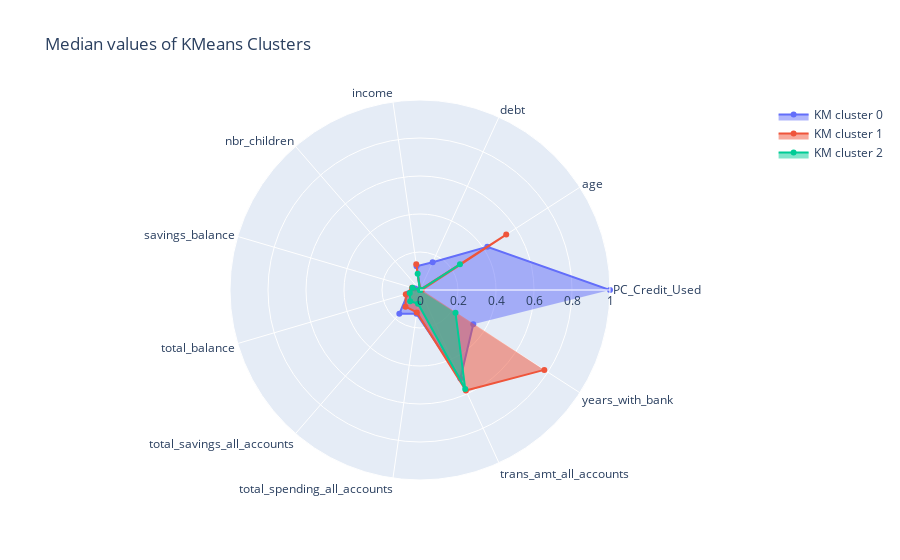

Notebook cell for this chart:
### Code cell
# Make radar plot, thus time using the median instead of mean

fig = go.Figure()

fig.add_trace(go.Scatterpolar(
      r=modelData.groupby('cluster_km').median().loc[0,categories],
      theta=categories,
      fill='toself',
      name='KM cluster 0'
))
fig.add_trace(go.Scatterpolar(
      r=modelData.groupby('cluster_km').median().loc[1,categories],
      theta=categories,
      fill='toself',
      name='KM cluster 1'
))

fig.add_trace(go.Scatterpolar(
      r=modelData.groupby('cluster_km').median().loc[2,categories],
      theta=categories,
      fill='toself',
      name='KM cluster 2'
))
fig.update_layout(title='Median values of KMeans Clusters',
  polar=dict(
    radialaxis=dict(
      visible=True,
      range=[0, 1]
    )),
  showlegend=True
)

fig.show()

### Figure 1 — Plotly figure (JSON) as saved in the notebook; plotly's stock layout.template omitted (floating-point values rounded to 4 significant figures)
{"data": [{"fill": "toself", "name": "KM cluster 0", "r": [1, 0.4211, 0.1601, 0.1261, 0, 0.02573, 0.06582, 0.1662, 0.1268, 0.5119, 0.3333], "theta": ["PC_Credit_Used", "age", "debt", "income", "nbr_children", "savings_balance", "total_balance", "total_savings_all_accounts", "total_spending_all_accounts", "trans_amt_all_accounts", "years_with_bank"], "type": "scatterpolar"}, {"fill": "toself", "name": "KM cluster 1", "r": [0.00945, 0.5395, 0.002912, 0.1375, 0, 0.0432, 0.07787, 0.1165, 0.119, 0.5817, 0.7778], "theta": ["PC_Credit_Used", "age", "debt", "income", "nbr_children", "savings_balance", "total_balance", "total_savings_all_accounts", "total_spending_all_accounts", "trans_amt_all_accounts", "years_with_bank"], "type": "scatterpolar"}, {"fill": "toself", "name": "KM cluster 2", "r": [0, 0.25, 0, 0.08651, 0, 0.04146, 0.05605, 0.07889, 0.07274, 0.5728, 0.2222], "theta": ["PC_Credit_Used", "age", "debt", "income", "nbr_children", "savings_balance", "total_balance", "total_savings_all_accounts", "total_spending_all_accounts", "trans_amt_all_accounts", "years_with_bank"], "type": "scatterpolar"}], "layout": {"polar": {"radialaxis": {"range": [0, 1], "visible": true}}, "showlegend": true, "title": {"text": "Median values of KMeans Clusters"}}}
